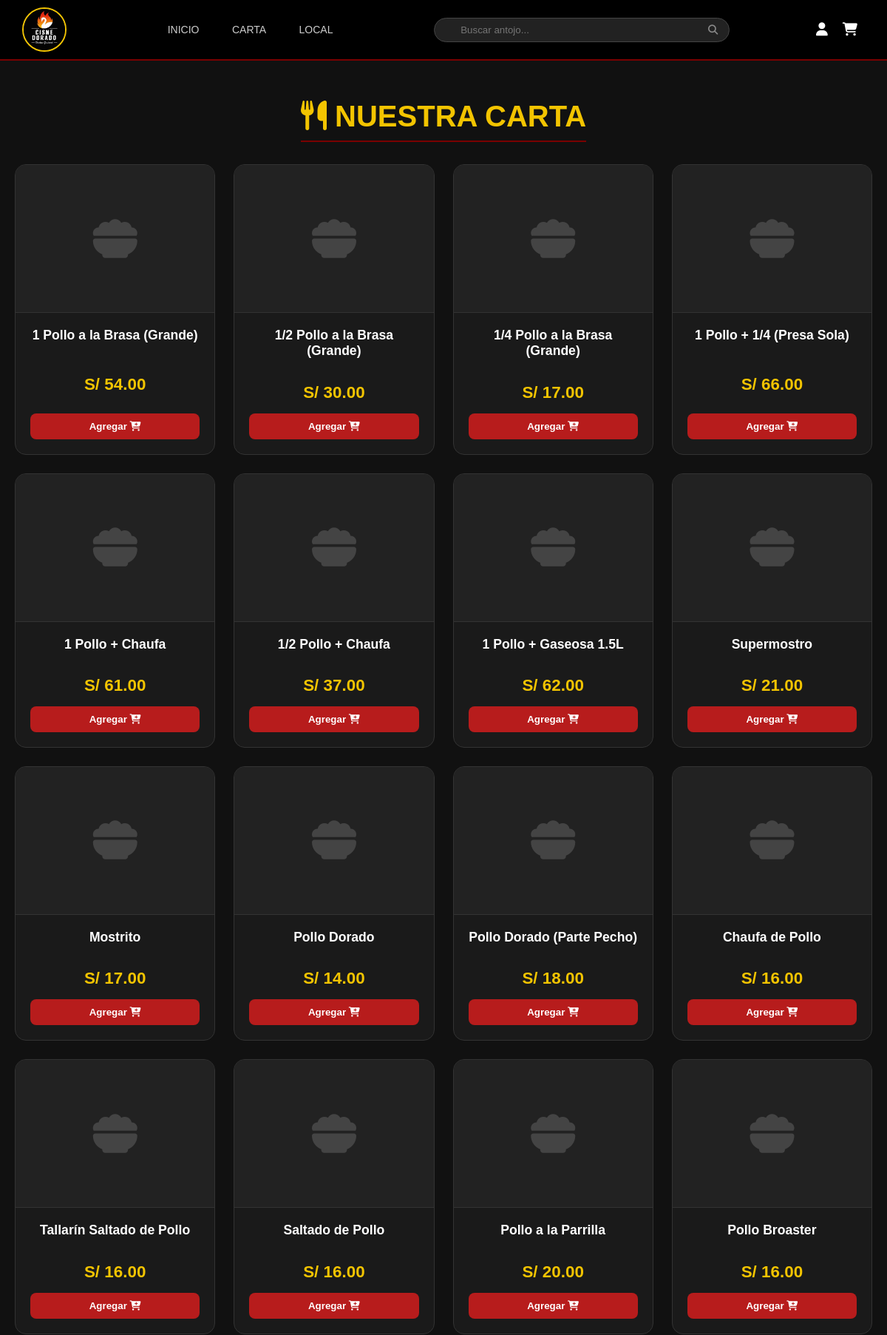
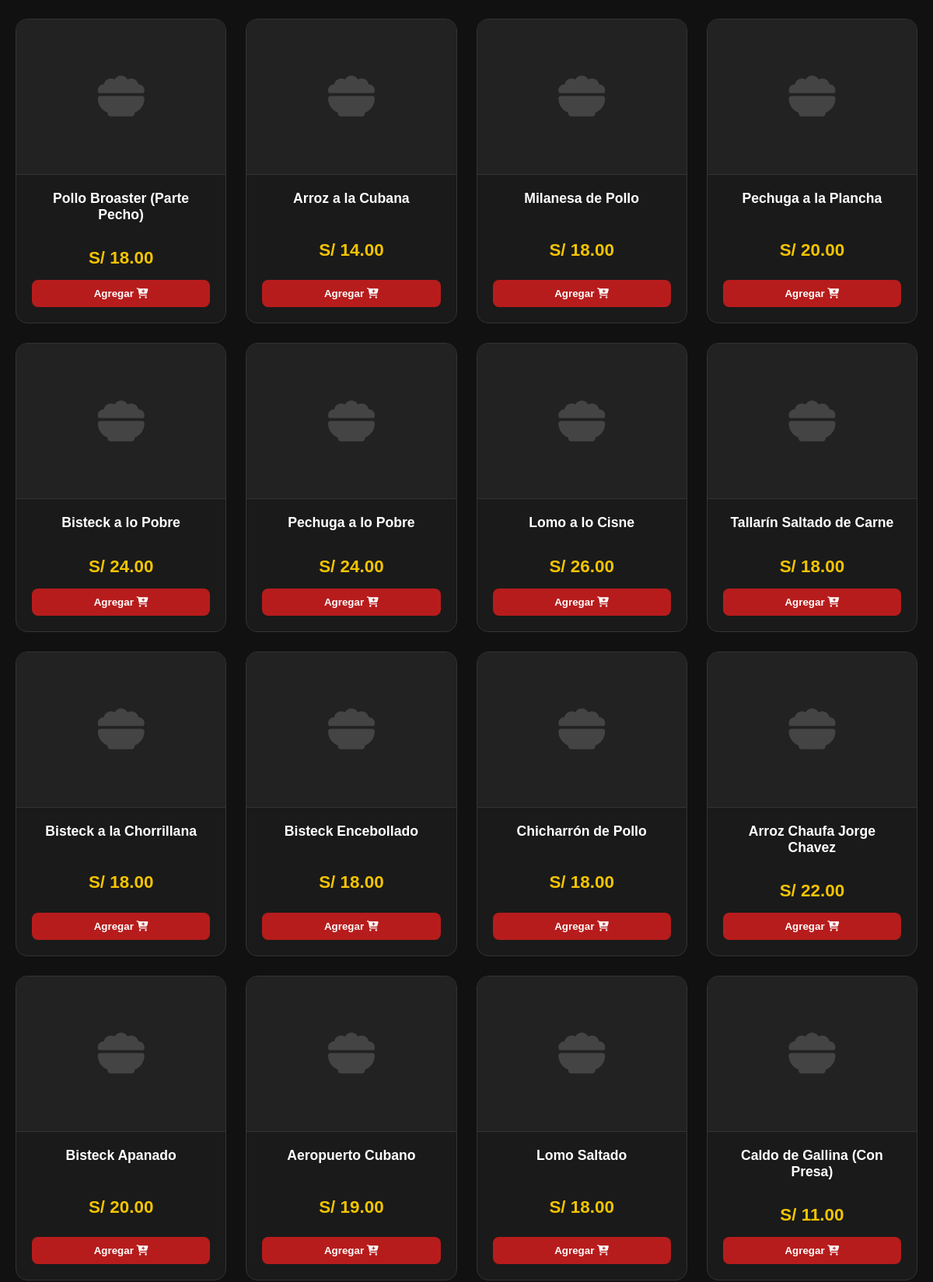
The app's page /index.php?page=menu (upper part) with its own data (2 pictures, top to bottom).
### tables this page shows
CREATE TABLE productos (
    id_producto INT AUTO_INCREMENT PRIMARY KEY,
    nombre VARCHAR(100) NOT NULL,
    precio DECIMAL(10, 2) NOT NULL,
    estado ENUM('Disponible', 'Agotado') DEFAULT 'Disponible',
    id_categoria INT,
    imagen VARCHAR(255) NULL,
    FOREIGN KEY (id_categoria) REFERENCES categorias(id_categoria) ON DELETE SET NULL
);

### pages/menu.php (the view, shortened to what this page needs)
<section class="menu-section" style="padding: 20px; max-width: 1200px; margin: 0 auto;">
    <h2 style="color: #F3C400; text-align: center; font-size: 2.5rem; margin-bottom: 30px; text-transform: uppercase;">
        <i class="fa-solid fa-utensils"></i> Nuestra Carta
    </h2>
    <?php
    $productos = [];
    try {
        $db = (new Database())->connect();
        $stmt = $db->query("SELECT * FROM productos WHERE estado = 'Disponible'");
        $productos = $stmt->fetchAll(PDO::FETCH_ASSOC);
    } catch (Exception $e) {
        $productos = [];
    }
    ?>
    <div class="productos-grid">
        <?php if (count($productos) > 0): ?>
            <?php foreach ($productos as $prod): ?>
                <div class="producto-card">
                    <div class="img-container">
                        <?php if (!empty($prod['imagen']) && file_exists($prod['imagen'])): ?>
                            <img src="<?php echo htmlspecialchars($prod['imagen']); ?>"
                                 alt="<?php echo htmlspecialchars($prod['nombre']); ?>"
                                 style="width: 100%; height: 100%; object-fit: cover;">
                        <?php else: ?>
                            <i class="fa-solid fa-bowl-food" style="font-size: 60px; color: #444;"></i>
                        <?php endif; ?>
                    </div>
                    <div class="info">
                        <h3><?php echo htmlspecialchars($prod['nombre']); ?></h3>
                        <p class="precio">S/ <?php echo number_format($prod['precio'], 2); ?></p>
                        <button class="btn-agregar"
                                data-id="<?php echo $prod['id_producto']; ?>"
                                data-nombre="<?php echo htmlspecialchars($prod['nombre']); ?>"
                                data-precio="<?php echo $prod['precio']; ?>">
                            Agregar <i class="fa-solid fa-cart-plus"></i>
                        </button>
                    </div>
                </div>
            <?php endforeach; ?>
        <?php else: ?>
            <div class="empty-state" style="grid-column: 1/-1; text-align: center; color: #ccc;">
                <p>No hay productos cargados en la base de datos.</p>
            </div>
        <?php endif; ?>
    </div>
</section>

### public/css/style.css (style rules this page uses)
* { box-sizing: border-box; }
body { background: #111; color: #fff; font-family: Arial, sans-serif; margin: 0; padding: 0; text-align: center; }
.menu-section { margin-top: 80px; padding: 50px 20px; background: #111; text-align: center; }
.menu-section h2 { color: #f3c400; font-size: 2rem; margin-bottom: 20px; display: inline-block; border-bottom: 2px solid #7a0000; padding-bottom: 10px; }

### pages/menu.php (style rules this page uses)
.productos-grid { display: grid; grid-template-columns: repeat(auto-fill, minmax(250px, 1fr)); gap: 25px; padding-bottom: 50px; }
.producto-card { background: #1a1a1a; border: 1px solid #333; border-radius: 15px; overflow: hidden; transition: transform 0.3s ease; display: flex; flex-direction: column; }
.img-container { height: 200px; background: #222; display: flex; align-items: center; justify-content: center; border-bottom: 1px solid #333; overflow: hidden; }
.info { padding: 20px; flex-grow: 1; display: flex; flex-direction: column; justify-content: space-between; }
.info h3 { margin: 0 0 10px 0; color: #fff; font-size: 1.1rem; }
.precio { color: #F3C400; font-size: 1.4rem; font-weight: bold; margin-bottom: 15px; }
.btn-agregar { background: #b71c1c; color: white; border: none; padding: 10px; border-radius: 8px; cursor: pointer; font-weight: bold; transition: 0.2s; width: 100%; }

### records on screen
productos: nombre "1 Pollo a la Brasa (Grande)", precio "54.00"
productos: nombre "1/2 Pollo a la Brasa (Grande)", precio "30.00"
productos: nombre "1/4 Pollo a la Brasa (Grande)", precio "17.00"
productos: nombre "1 Pollo + 1/4 (Presa Sola)", precio "66.00"
productos: nombre "1 Pollo + Chaufa", precio "61.00"
productos: nombre "1/2 Pollo + Chaufa", precio "37.00"
productos: nombre "1 Pollo + Gaseosa 1.5L", precio "62.00"
productos: nombre "Supermostro", precio "21.00"
productos: nombre "Mostrito", precio "17.00"
productos: nombre "Pollo Dorado", precio "14.00"
productos: nombre "Pollo Dorado (Parte Pecho)", precio "18.00"
productos: nombre "Chaufa de Pollo", precio "16.00"
productos: nombre "Tallarín Saltado de Pollo", precio "16.00"
productos: nombre "Saltado de Pollo", precio "16.00"
productos: nombre "Pollo a la Parrilla", precio "20.00"
productos: nombre "Pollo Broaster", precio "16.00"
productos: nombre "Pollo Broaster (Parte Pecho)", precio "18.00"
productos: nombre "Arroz a la Cubana", precio "14.00"
productos: nombre "Milanesa de Pollo", precio "18.00"
productos: nombre "Pechuga a la Plancha", precio "20.00"
productos: nombre "Bisteck a lo Pobre", precio "24.00"
productos: nombre "Pechuga a lo Pobre", precio "24.00"
productos: nombre "Lomo a lo Cisne", precio "26.00"
productos: nombre "Tallarín Saltado de Carne", precio "18.00"
productos: nombre "Bisteck a la Chorrillana", precio "18.00"
productos: nombre "Bisteck Encebollado", precio "18.00"
productos: nombre "Chicharrón de Pollo", precio "18.00"
productos: nombre "Arroz Chaufa Jorge Chavez", precio "22.00"
productos: nombre "Bisteck Apanado", precio "20.00"
productos: nombre "Aeropuerto Cubano", precio "19.00"
productos: nombre "Lomo Saltado", precio "18.00"
productos: nombre "Caldo de Gallina (Con Presa)", precio "11.00"
